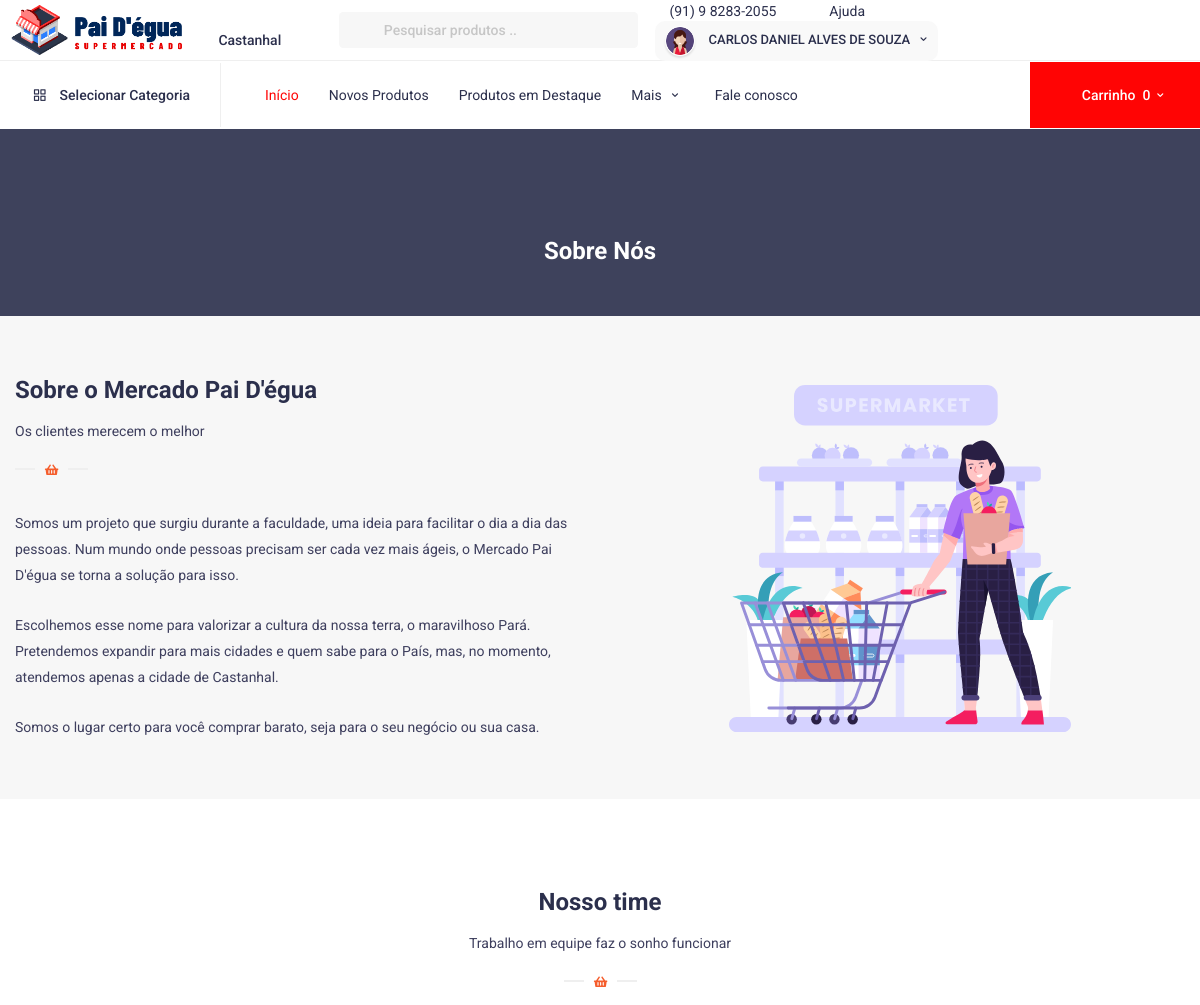
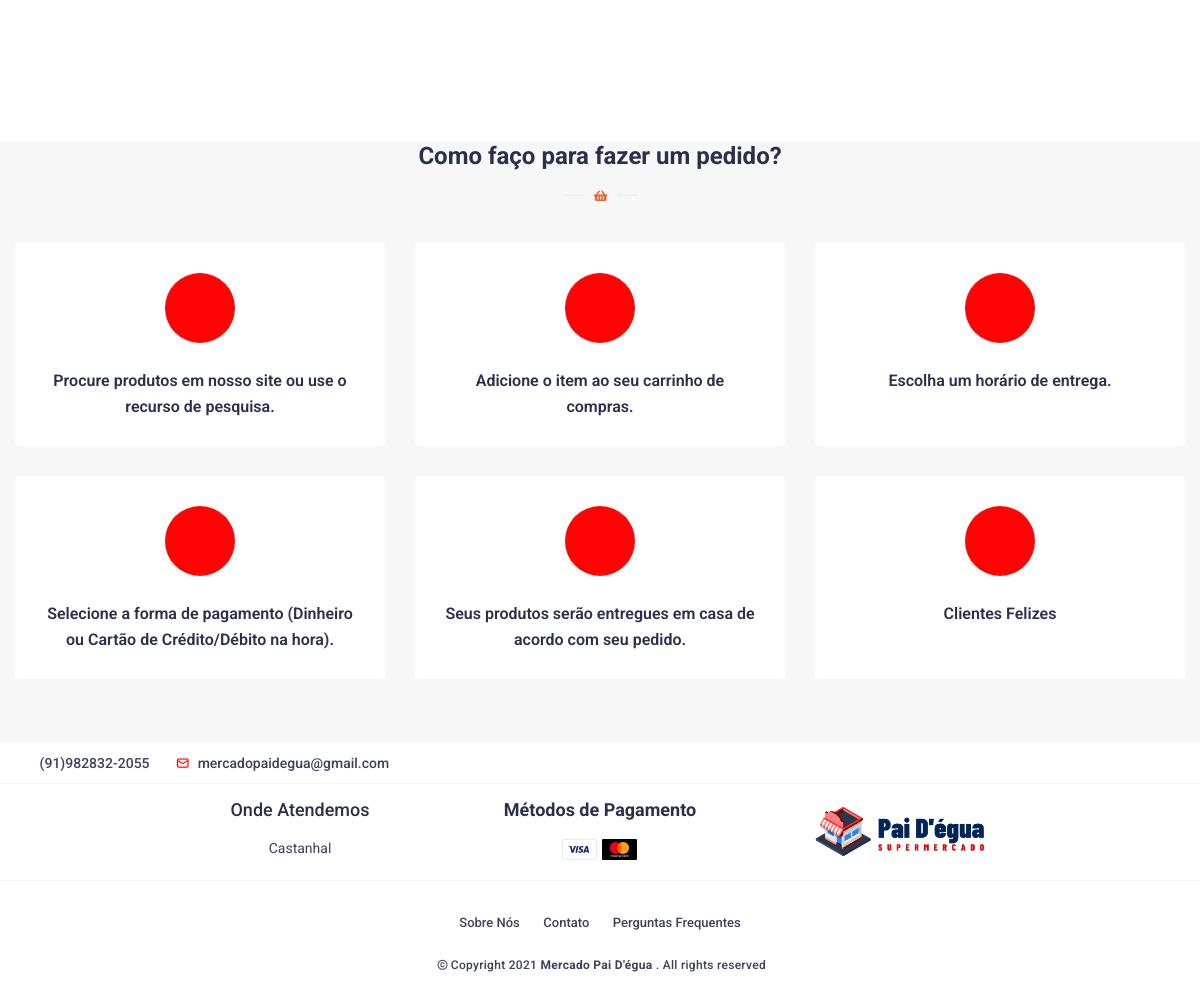
The app's page /HTML/Frontend/about_us.php (signed in) with its own data (2 pictures, top to bottom).
### tables this page shows
CREATE TABLE `cliente` (
  `id` int(11) NOT NULL,
  `nome` varchar(40) NOT NULL,
  `email` varchar(25) NOT NULL,
  `senha` varchar(15) NOT NULL,
  `telefone` varchar(17) NOT NULL,
  `data_nascimento` date NOT NULL,
  `foto` blob NOT NULL
);

### HTML/Frontend/php/dados_cliente.php (called while the page is built)
<?php
		include('conexao.php');
		$telefone = $_SESSION['telefone'];
		$query = "SELECT * FROM cliente WHERE telefone = '$telefone'";
		$array = mysqli_query($conexao,$query);
		$resultado = mysqli_fetch_array($array);
?>

### HTML/Frontend/php/functions/cart.php (called while the page is built, shortened)
<?php
function conta_produtos($pdo) {
	$cont_itens = 0;
	return $cont_itens;
}

### HTML/Frontend/php/Carrinho.php (called while the page is built, shortened)
<?php
	require_once "functions/cart.php";
	$pdoConnection = require_once "connection.php";
	$cont_itens = conta_produtos($pdoConnection);
?>

### HTML/Frontend/about_us.php (the view, shortened to what this page needs)
<?php
include("php/carrinho.php");
include('php/exibe_categoria_index.php');
?>
<!DOCTYPE html>
<html lang="pt_BR">
<?php
include('php/dados_cliente.php');
?>
<head>
	<link href='vendor/unicons-2.0.1/css/unicons.css' rel='stylesheet'>
	<link href="css/style.css" rel="stylesheet">
	<link href="css/responsive.css" rel="stylesheet">
	<link href="css/night-mode.css" rel="stylesheet">
	<link href="css/step-wizard.css" rel="stylesheet">
	<link href="vendor/fontawesome-free/css/all.min.css" rel="stylesheet">
	<link href="vendor/OwlCarousel/assets/owl.carousel.css" rel="stylesheet">
	<link href="vendor/OwlCarousel/assets/owl.theme.default.min.css" rel="stylesheet">
	<link href="vendor/bootstrap/css/bootstrap.min.css" rel="stylesheet">
	<link rel="stylesheet" type="text/css" href="vendor/semantic/semantic.min.css">
</head>
<body>
	<header class="header clearfix">
		<div class="top-header-group">
			<div class="top-header">
				<div class="main_logo" id="logo">
					<a href="index.php"><img src="images/logo.png" alt=""></a>
				</div>
				<div class="select_location">
					<div class="ui inline dropdown loc-title">
						<div class="text">
							<i class="uil uil-location-point"></i>
							Castanhal
						</div>
					</div>
				</div>
				<div class="search120">
				<form method="GET" action="shop_grid.php" enctype="multipart/form-data">
					<div class="ui search">
						<div class="ui left icon input swdh10">
							<input class="prompt srch10" type="search" name='pesquisar' placeholder="Pesquisar produtos ..">
						</div>
					</div>
					</form>
				</div>
				<div class="header_right">
					<ul>
						<li>
							<a href="#" class="offer-link"><i class="uil uil-phone-alt"></i>(91) 9 8283-2055</a>
						</li>
						<li>
							<a href="faq.php" class="offer-link"><i class="uil uil-question-circle"></i>Ajuda</a>
						</li>
						<li class="ui dropdown">
							<a href="#" class="opts_account">
								<?php
								if (isset($resultado['foto'])) {
									echo "<img src=' " . $resultado['foto'] . " ' alt=''>";
								} else {
									echo "<img src='images/avatar/img-5.jpg' alt=''>";
								};
								?> <span class="user__name"><?php echo $resultado['nome'] ?></span>
								<i class="uil uil-angle-down"></i>
							</a>
						</li>
					</ul>
				</div>
			</div>
		</div>
		<div class="sub-header-group">
			<div class="sub-header">
				<div class="ui dropdown">
					<a href="#" class="category_drop hover-btn" data-toggle="modal" data-target="#category_model" title="Categories"><i class="uil uil-apps"></i><span class="cate__icon">Selecionar Categoria</span></a>
				</div>
				<nav class="navbar navbar-expand-lg navbar-light py-3">
					<div class="container-fluid">
						<div class="collapse navbar-collapse d-flex flex-column flex-lg-row flex-xl-row justify-content-lg-end bg-dark1 p-3 p-lg-0 mt1-5 mt-lg-0 mobileMenu" id="navbarSupportedContent">
							<ul class="navbar-nav main_nav align-self-stretch">
								<li class="nav-item"><a href="index.php" class="nav-link active" title="Home">Início</a></li>
								<li class="nav-item"><a href="shop_grid.php?new_id=1" class="nav-link new_item" title="New Products">Novos Produtos</a></li>
								<li class="nav-item"><a href="shop_grid.php?destaque=2" class="nav-link" title="Featured Products">Produtos em Destaque</a></li>
								<li class="nav-item">
									<div class="ui icon top left dropdown nav__menu">
										<a class="nav-link" title="Pages">Mais <i class="uil uil-angle-down"></i></a>
									</div>
								</li>
								<li class="nav-item"><a href="contact_us.php" class="nav-link" title="Contact">Fale conosco</a></li>
							</ul>
						</div>
					</div>
				</nav>
				<div class="header_cart order-1">
				<?php if($cont_itens >= 1) { ?>
						<a href="#" class="cart__btn hover-btn pull-bs-canvas-left" title="Cart"><i class="uil uil-shopping-cart-alt"></i><span>Carrinho</span><ins><?php echo $cont_itens ?></ins><i class="uil uil-angle-down"></i></a>
					<?php }else{ ?>
						<a href="#" class="cart__btn hover-btn pull-bs-canvas-left" title="Cart"><i class="uil uil-shopping-cart-alt"></i><span>Carrinho</span><ins>0</ins><i class="uil uil-angle-down"></i></a>
					<?php } ?>
				</div>
			</div>
		</div>
	</header>
	<div class="wrapper">
		<div class="default-dt">
			<div class="container">
				<div class="row">
					<div class="col-lg-12 col-md-12">
						<div class="title129">
							<h2>Sobre Nós</h2>
						</div>
					</div>
				</div>
			</div>
		</div>
		<div class="life-gambo">
			<div class="container">
				<div class="row">
					<div class="col-lg-6">
						<div class="default-title left-text">
							<h2>Sobre o Mercado Pai D'égua</h2>
							<p>Os clientes merecem o melhor</p>
							<img src="images/line.svg" alt="">
						</div>
						<div class="about-content">
							<p>Somos um projeto que surgiu durante a faculdade, uma ideia para facilitar o dia a dia das pessoas. Num mundo onde pessoas precisam ser cada vez mais ágeis, o Mercado Pai D'égua se torna a solução para isso.</p>
							<p>Escolhemos esse nome para valorizar a cultura da nossa terra, o maravilhoso Pará. Pretendemos expandir para mais cidades e quem sabe para o País, mas, no momento, atendemos apenas a cidade de Castanhal.</p>
							<p>Somos o lugar certo para você comprar barato, seja para o seu negócio ou sua casa.</p>
						</div>
					</div>
					<div class="col-lg-6">
						<div class="about-img">
							<img src="images/about.svg" alt="">
						</div>
					</div>
				</div>
			</div>
		</div>
		<div class="about-steps-group white-bg">
		<div class="life-gambo">
			<div class="container">
				<div class="row">
					<div class="col-lg-12">
						<div class="default-title">
							<h2>Nosso time</h2>
							<p>Trabalho em equipe faz o sonho funcionar</p>
							<img src="images/line.svg" alt="">
						</div>
						</div>
					</div>
				</div>
			</div>
		</div>
		<div class="how-order-gambo">
			<div class="container">
				<div class="row">
					<div class="col-lg-12">
						<div class="default-title">
							<h2>Como faço para fazer um pedido?</h2>
							<img src="images/line.svg" alt="">
						</div>
					</div>
					<div class="col-lg-4 col-md-6">
						<div class="how-order-steps">
							<div class="how-order-icon">
								<i class="fas fa-search"></i>
							</div>
							<h4>Procure produtos em nosso site ou use o recurso de pesquisa.</h4>
						</div>
					</div>
					<div class="col-lg-4 col-md-6">
						<div class="how-order-steps">
							<div class="how-order-icon">
								<i class="fas fa-cart-plus"></i>
							</div>
							<h4>Adicione o item ao seu carrinho de compras.</h4>
						</div>
					</div>
					<div class="col-lg-4 col-md-6">
						<div class="how-order-steps">
							<div class="how-order-icon">
								<i class="fas fa-clock"></i>
							</div>
							<h4>Escolha um horário de entrega.</h4>
						</div>
					</div>
					<div class="col-lg-4 col-md-6">
						<div class="how-order-steps">
							<div class="how-order-icon">
								<i class="fas fa-hand-holding-usd"></i>
							</div>
							<h4>Selecione a forma de pagamento (Dinheiro ou Cartão de Crédito/Débito na hora).</h4>
						</div>
					</div>
					<div class="col-lg-4 col-md-6">
						<div class="how-order-steps">
							<div class="how-order-icon">
								<i class="fas fa-truck"></i>
							</div>
							<h4>Seus produtos serão entregues em casa de acordo com seu pedido.</h4>
						</div>
					</div>
					<div class="col-lg-4 col-md-6">
						<div class="how-order-steps">
							<div class="how-order-icon">
								<i class="fas fa-smile-wink"></i>
							</div>
							<h4>Clientes Felizes</h4>
						</div>
					</div>
				</div>
			</div>
		</div>
	</div>
		<footer class="footer">
		<div class="footer-first-row">
			<div class="container">
				<div class="row">
					<div class="col-md-6 col-sm-6">
						<ul class="call-email-alt">
							<li><a href="#" class="callemail"><i class="uil uil-dialpad-alt"></i>(91)982832-2055</a></li>
							<li><a href="#" class="callemail"><i class="uil uil-envelope-alt"></i>mercadopaidegua@gmail.com</a></li>
						</ul>
					</div>
				</div>
			</div>
		</div>
		<div class="footer-second-row">
			<div class="container">
				<div class="row-index">
					<div class="col-lg-3 col-md-6 col-sm-6">
						<div class="second-row-item" style="margin-top:47px;">
							<h4>Onde Atendemos</h4>
							<ul>
								<li><a href="#">Castanhal</a></li>
							</ul>
						</div>
					</div>
					<div class="col-lg-3 col-md-6 col-sm-6">
						<div class="second-row-item-payment">
							<h4>Métodos de Pagamento</h4>
							<div class="footer-payments">
								<ul id="paypal-gateway" class="financial-institutes">
									<li class="financial-institutes__logo">
										<img alt="Visa" title="Visa" src="images/footer-icons/pyicon-1.svg">
									</li>
									<li class="financial-institutes__logo">
										<img alt="MasterCard" title="MasterCard" src="images/footer-icons/pyicon-2.svg">
									</li>
								</ul>
							</div>
						</div>
						</div>
						<div class="col-lg-3 col-md-6 col-sm-6">
						<div class="second-row-item">
						<div class="main_logo-footer" id="logo">
					<img src="images/logo.png" alt="">
				</div>
					</div>
							</div>
					</div>
				</div>
			</div>
		<div class="footer-last-row">
			<div class="container">
				<div class="row">
					<div class="col-md-12">
						<div class="footer-bottom-links" style="text-align-last:center;">
							<ul>
								<li><a href="about_us.php">Sobre Nós</a></li>
								<li><a href="contact_us.php">Contato</a></li>
								<li><a href="faq.php">Perguntas Frequentes</a></li>
							</ul>
						</div>
						<div class="copyright-text">
							<i class="uil uil-copyright"></i>Copyright 2021 <b>Mercado Pai D'égua</b> . All rights reserved
						</div>
					</div>
				</div>
			</div>
		</div>
	</footer>
</body>
</html>

### HTML/Frontend/css/responsive.css (style rules this page uses)
@media (min-width: 1200px) { .container { max-width: 1200px !important; } }

### records on screen
cliente: foto (picture), nome "CARLOS DANIEL ALVES DE SOUZA"
